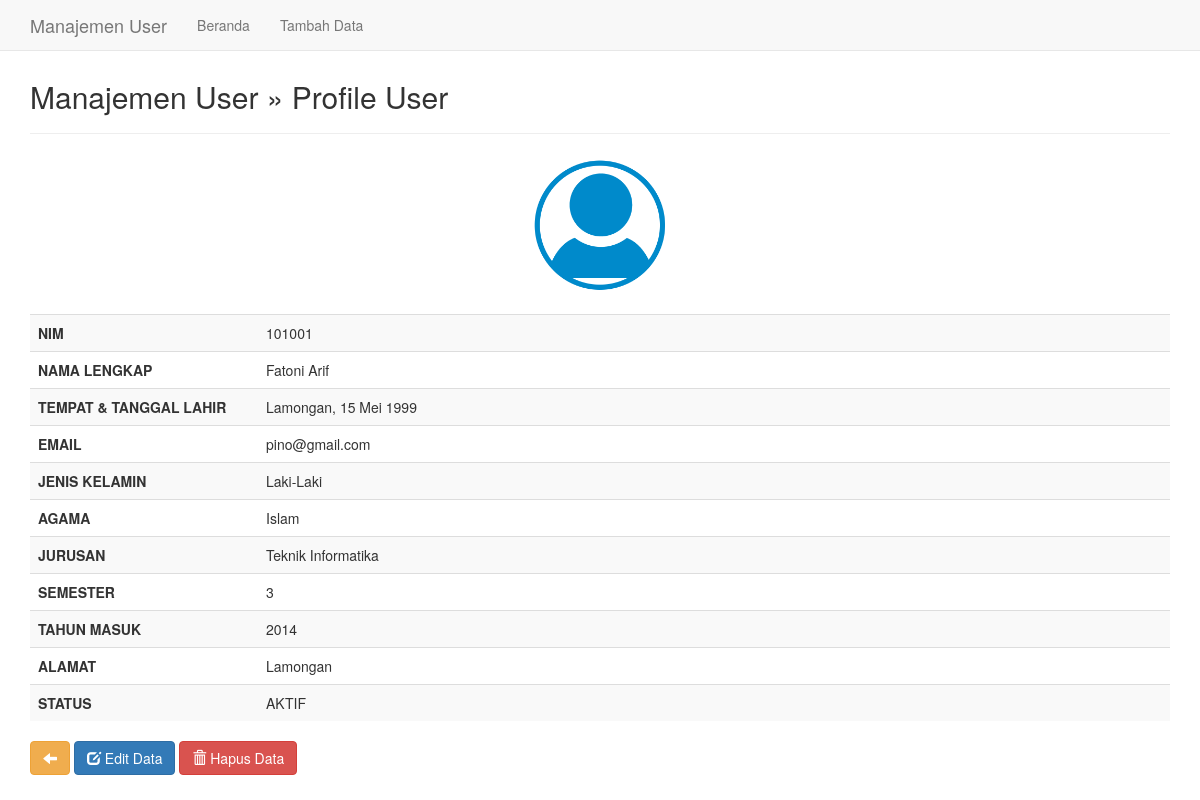
Page /profile.php?nim=101001 on the committed database.
### tables this page shows
CREATE TABLE `mahasiswa` (
  `nim` int(11) NOT NULL,
  `password` varchar(35) NOT NULL,
  `nama` varchar(50) NOT NULL,
  `tempat_lahir` varchar(20) NOT NULL,
  `tanggal_lahir` date NOT NULL,
  `email` varchar(50) NOT NULL,
  `jenis_kelamin` varchar(20) NOT NULL,
  `agama` varchar(20) NOT NULL,
  `jurusan` varchar(30) NOT NULL,
  `semester` varchar(2) NOT NULL,
  `tahun_masuk` varchar(5) NOT NULL,
  `alamat` varchar(100) NOT NULL,
  `foto` varchar(100) NOT NULL,
  `status` int(1) NOT NULL
);

### func.php (called while the page is built, shortened)
<?php
function tanggal($date){
	$BulanIndo = array("Januari", "Februari", "Maret", "April", "Mei", "Juni", "Juli", "Agustus", "September", "Oktober", "November", "Desember");
	$tahun = substr($date, 0, 4);
	$bulan = substr($date, 5, 2);
	$tgl   = substr($date, 8, 2);
	$result = $tgl . " " . $BulanIndo[(int)$bulan-1] . " ". $tahun;
	return($result);
}
?>

### profile.php (the view, shortened to what this page needs)
<?php
include("koneksi.php");
include("func.php");
?>
<!DOCTYPE html>
<html lang="en">
<head>
	<link href="css/bootstrap.min.css" rel="stylesheet">
</head>
<body>
	<nav class="navbar navbar-default navbar-fixed-top">
		<div class="container">
			<div class="navbar-header">
				<a class="navbar-brand hidden-xs hidden-sm" href="#">Manajemen User</a>
			</div>
			<div id="navbar" class="navbar-collapse collapse">
				<ul class="nav navbar-nav">
					<li><a href="index.php">Beranda</a></li>
					<li><a href="add.php">Tambah Data</a></li>
				</ul>
			</div>
		</div>
	</nav>
	<div class="container">
		<div class="content">
			<h2>Manajemen User &raquo; Profile User</h2>
			<hr />
			<?php
			$nim = $_GET['nim'];
			$sql = mysqli_query($koneksi, "SELECT * FROM mahasiswa WHERE nim='$nim'");
			if(mysqli_num_rows($sql) == 0){
				header("Location: index.php");
			}else{
				$row = mysqli_fetch_assoc($sql);
			}
			?>
			<img class="img-responsive img-circle center-block" src="avatar/<?php echo $row['foto']; ?>" width="150"><br />
			<table class="table table-striped">
				<tr>
					<th width="20%">NIM</th>
					<td><?php echo $row['nim']; ?></td>
				</tr>
				<tr>
					<th>NAMA LENGKAP</th>
					<td><?php echo $row['nama']; ?></td>
				</tr>
				<tr>
					<th>TEMPAT & TANGGAL LAHIR</th>
					<td><?php echo $row['tempat_lahir'].', '.tanggal($row['tanggal_lahir']); ?></td>
				</tr>
				<tr>
					<th>EMAIL</th>
					<td><?php echo $row['email']; ?></td>
				</tr>
				<tr>
					<th>JENIS KELAMIN</th>
					<td><?php echo $row['jenis_kelamin']; ?></td>
				</tr>
				<tr>
					<th>AGAMA</th>
					<td><?php echo $row['agama']; ?></td>
				</tr>
				<tr>
					<th>JURUSAN</th>
					<td><?php echo $row['jurusan']; ?></td>
				</tr>
				<tr>
					<th>SEMESTER</th>
					<td><?php echo $row['semester']; ?></td>
				</tr>
				<tr>
					<th>TAHUN MASUK</th>
					<td><?php echo $row['tahun_masuk']; ?></td>
				</tr>
				<tr>
					<th>ALAMAT</th>
					<td><?php echo $row['alamat']; ?></td>
				</tr>
				<tr>
					<th>STATUS</th>
					<td><?php if($row['status'] == 1){ echo 'AKTIF'; }else{ echo 'TIDAK AKTIF'; } ?></td>
				</tr>
			</table>
			<a href="index.php" class="btn btn-warning"><span class="glyphicon glyphicon-arrow-left" aria-hidden="true"></span></a>
			<a href="edit.php?nim=<?php echo $row['nim']; ?>" class="btn btn-primary"><span class="glyphicon glyphicon-edit" aria-hidden="true"></span> Edit Data</a>
			<a href="profile.php?aksi=delete&nim=<?php echo $row['nim']; ?>" class="btn btn-danger" onclick="return confirm('Yakin?')"><span class="glyphicon glyphicon-trash" aria-hidden="true"></span> Hapus Data</a>
		</div>
	</div>
</body>
</html>

### profile.php (style rules this page uses)
.content { margin-top: 80px; }

### rows in the picture
mahasiswa: foto (placeholder picture), nim "101001", nama "Fatoni Arif", tempat_lahir "Lamongan", tanggal_lahir "15 Mei 1999", email "pino@gmail.com", jenis_kelamin "Laki-Laki", agama "Islam", jurusan "Teknik Informatika", semester "3", tahun_masuk "2014", alamat "Lamongan"
